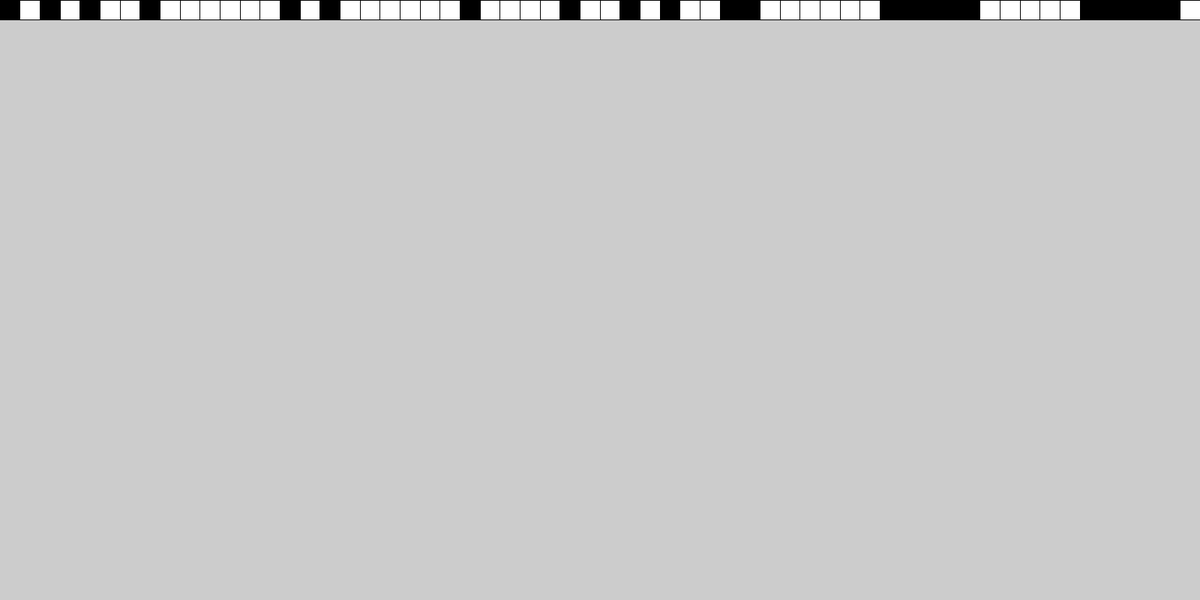
Frame 1 (no input)
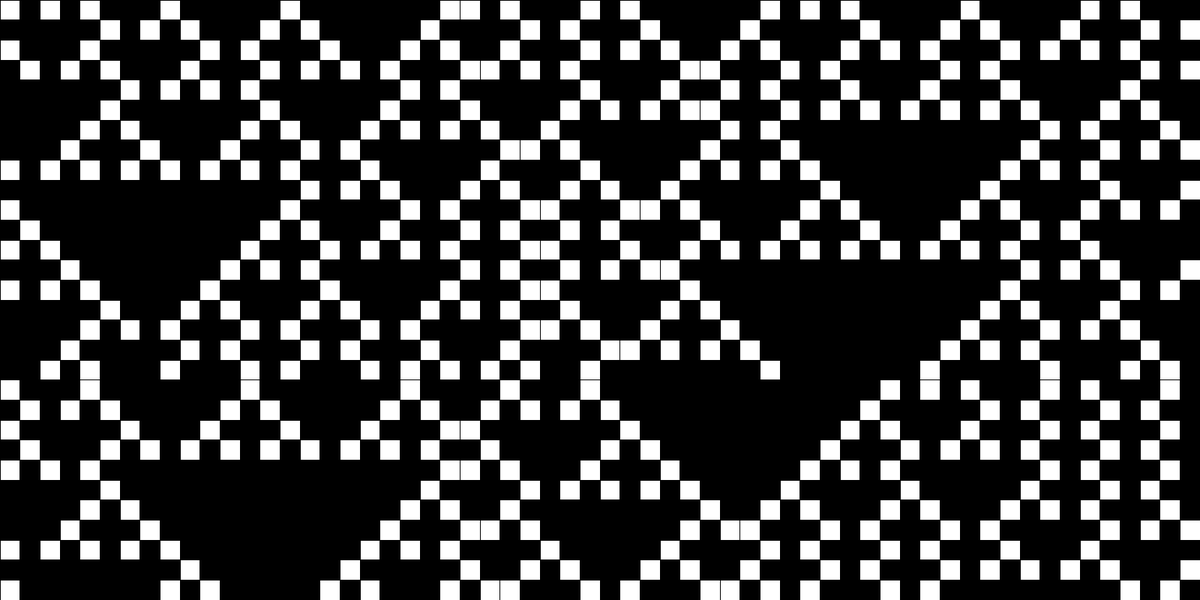
Frame 60 (the mouse pressed at the canvas centre just before this capture)
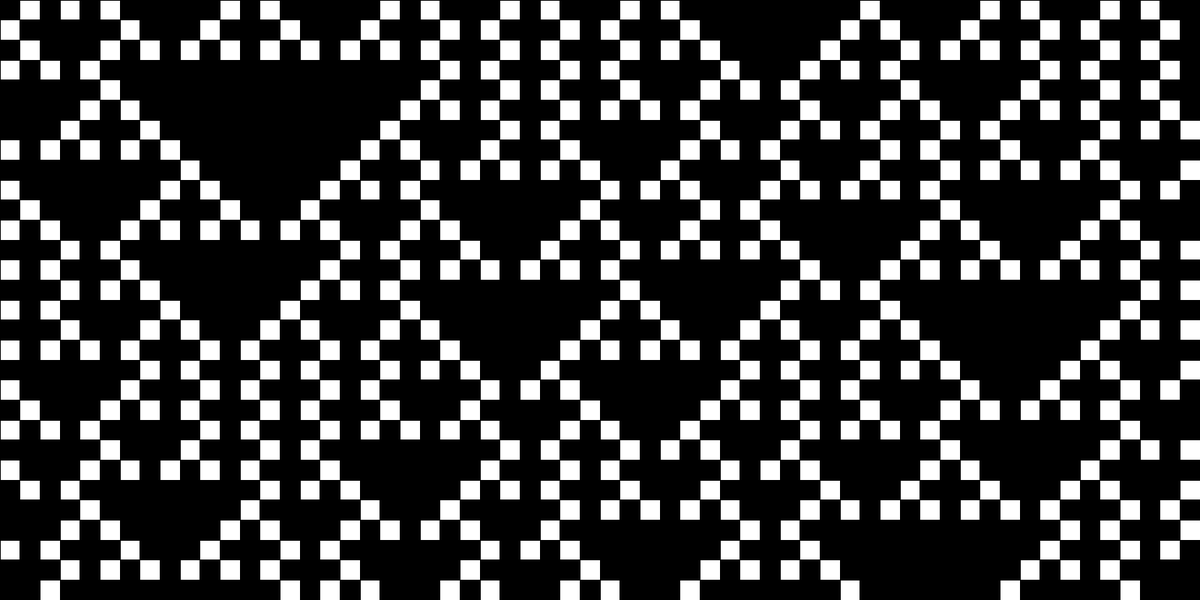
Frame 120 (the mouse held since frame 60 and released just before this capture)

The Processing sketch that drew these frames (run headless with seeded random() and noise(); from frame 60 on, the mouse is pressed at the canvas centre):

// Processing sketch: automata_05
// ── automata_05.pde
int numItems = 60; // Number of Items in a Generation
int numGeneration = 0;  // Number of the Current Generation


int[] currGen;  // Array to store values for Current Generation
int[] nextGen;  // Array to store values for Next Generation

int[] rule = {0,1,1,0,1,1,0,1};  // Cellular Automata Rule (rule 182)

float cellWidth;   // Width of the Cells
float cellHeight;  // Height of the Cells

void setup(){
  size(1600,800);
  
  cellWidth = width / (float) numItems;
  cellHeight = cellWidth;
  
  // Creates array to store values for Current Generation
  currGen = new int[numItems];
  
  // Creates array to store values for Next Generation
  nextGen = new int[numItems];
  
  // Random values for currGen
  randomValues();
}


void draw(){
  
  //background(255);
  
  // Draws the array of the Current Generation at corresponding y position
  displayGeneration(numGeneration*cellHeight);
  
  // Calculates the values of the Next Generation
  calculateNextGeneration();
  
  // Sawps the values of Arrays
  swapArrays();
  
  // Move to the next generation
  numGeneration++;
  
  // When all the height of the screen is filled, reset all
  if(numGeneration>40){
    // Starts again with generation zero
    numGeneration = 0;
    // Repaints the screen
    //background(255);
  }
}

// Calculates the value of a cell depending on the values of previous generation
int calculateCellValue(int n){
  
  int l, c, r; // left, center and right values.
  
  if(n>0){
    l = currGen[n-1];
  }
  else {
    l = currGen[numItems-1];
  }
  
  c = currGen[n];
  
  if(n<numItems-1){
    r = currGen[n+1];
  }
  else {
    r = currGen[0];
  }
  
  int b = l*4 + c*2 + r;  // binary conversion
  
  return rule[b];
  
}

// Calculates the values for the array Next Generation
void calculateNextGeneration(){
  for(int i=0; i<nextGen.length; i++){
    nextGen[i] = calculateCellValue(i);
  }
}

// Copies the values of the array Next Generation to the array Current Generation
void swapArrays(){
  for(int i=0; i<numItems; i++){
    currGen[i] = nextGen[i];
  }
}

// Resets all cells of the Current Generation to value 0
void resetGeneration(){
  for(int i=0; i<currGen.length; i++){
    currGen[i]=0;
  }
}

// Displays the current Generation at the corresponding Y position
void displayGeneration(float y){
  for(int i=0; i<currGen.length; i++){
    int value = currGen[i];
    float x = i*cellWidth;
    displayCell(x, y, value, cellWidth, cellHeight);
  }
}

// Set random values (0,1) for the array currGen
void randomValues(){
  for(int i=0; i<currGen.length; i++){
    currGen[i] = (int)random(0, 2);
  }
}

// Displays a cell at the corresponding position, size and color
void displayCell(float x, float y, int v, float w, float h){
  stroke(0);
  if(v==0){
    fill(255);
  }
  else {
     fill(0);
  }
  rect(x,y, w, h);
}
